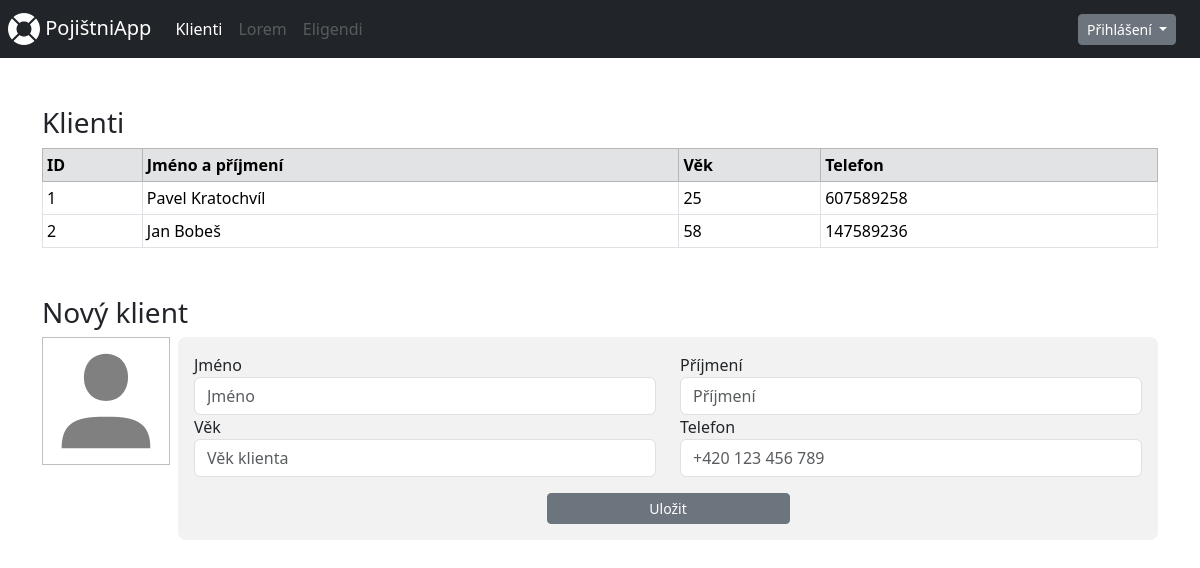
Before: / with the older database file.
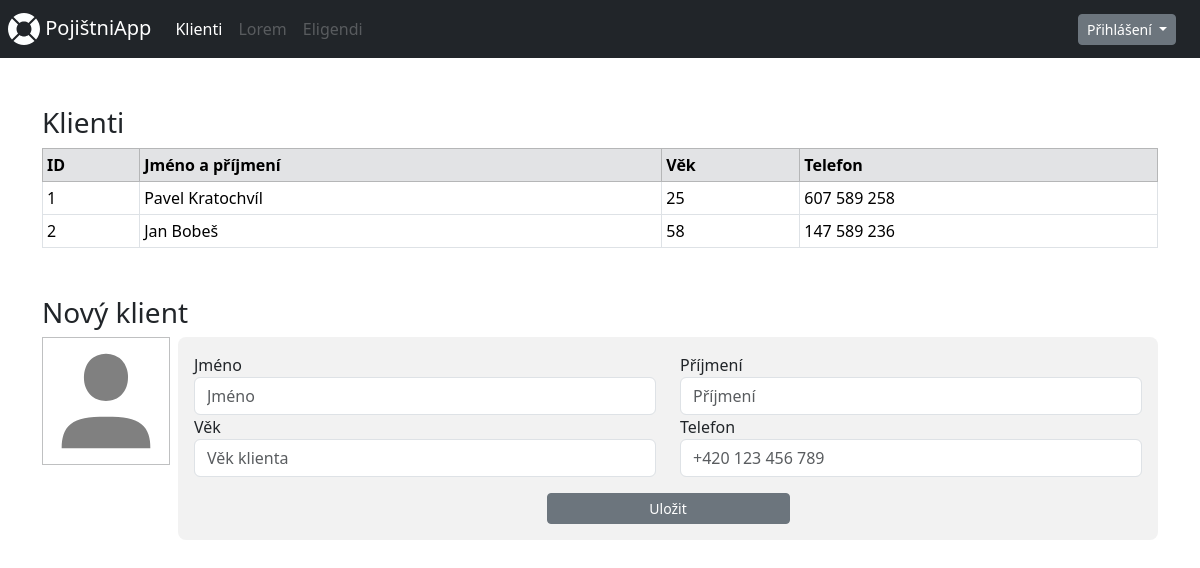
After: the same page with the newer database file.
### tables this page shows
CREATE TABLE `client` (
  `client_id` int(11) NOT NULL,
  `first_name` varchar(60) NOT NULL,
  `second_name` varchar(60) NOT NULL,
  `age` int(11) NOT NULL,
  `phone` varchar(60) NOT NULL
);

### tridy/Database.php (called while the page is built)
<?php
class Database
{
    private static PDO $connect;
    private static array $settings = array(
        PDO::ATTR_ERRMODE => PDO::ERRMODE_EXCEPTION,
        PDO::MYSQL_ATTR_INIT_COMMAND => "SET NAMES utf8"
    );
    public static function connectTo(string $host, string $user, string $password, string $database): PDO
    {
        if (!isset(self::$connect)) {
            self::$connect = @new PDO(
                "mysql:host=$host;dbname=$database",
                $user,
                $password,
                self::$settings
            );
        }
        return self::$connect;
    }
    public static function query(string $sql, array $parameters = array()): PDOStatement
    {
        $query = self::$connect->prepare($sql);
        $query->execute($parameters);
        return $query;
    }
}

### tridy/ClientManager.php (called while the page is built, shortened)
<?php
class ClientManager
{
    private function selectAll()
    {
        $result = Database::query('
        SELECT *
        FROM `client`
        ');
        $data = $result->fetchAll();
        return $data;
    }
    public function getAllClients(): array
    {
        return $this->selectAll();
    }
}
?>

### index.php (the view, shortened to what this page needs)
<?php
require('tridy/Database.php');
require('tridy/ClientManager.php');
$clientManager = new ClientManager();
$clientManager->insertClient();
?>
<!DOCTYPE html>
<html lang="cs">
<head>
	<link rel="stylesheet" href="assets/css/bootstrap.css">
	<link rel="stylesheet" href="assets/css/style.css">
</head>
<body>
	<header>
		<?php
		include('assets/navigace.php');
		?>
	</header>
	<main class="container">
		<section class="my-5">
			<h3>Klienti</h3>
			<table class="table table-responsive  table-bordered table-hover table-sm ">
				<thead class="table-secondary ">
					<tr>
						<th>ID</th>
						<th>Jméno a příjmení</th>
						<th>Věk</th>
						<th>Telefon</th>
					</tr>
				</thead>
				<tbody>
					<?php
					$allClients = $clientManager->getAllClients();
					foreach ($allClients as $client) {
						echo '<tr>';
						echo '<td>' . htmlspecialchars($client['client_id']) . '</td><td>' . htmlspecialchars($client['first_name']) . ' ' . htmlspecialchars($client['second_name']) . '</td> <td>' . htmlspecialchars($client['age']) . '</td><td>' . htmlspecialchars($client['phone']) . '</td>';
						echo '</tr>';
					}
					?>
				</tbody>
			</table>
		</section>
		<section class="my-5">
			<h3>Nový klient</h3>
			<div class="d-flex gap-2 flex-wrap">
				<div class="avatar"><img src="assets/img/avatar.svg" alt=""></div>
				<?php
				include('./assets/form.php');
				?>
			</div>
		</section>
	</main>
</body>
</html>

### assets/navigace.php (shortened to what this page needs)
<nav class="navbar navbar-expand-lg navbar-dark bg-dark p-2">
	<a class="navbar-brand" href="#">
		<img src="assets/img/logo_lifebuoy.svg" class="d-inline-block align-top" height="32" widtht="32" alt="logo Lifebuoy">
		PojištniApp <span class="visually-hidden"></span>
	</a>
	<div class="collapse navbar-collapse" id="obsah-navigacni-listy">
		<ul class="navbar-nav me-auto">
			<li class="nav-item ">
				<a class="nav-link active" aria-current="page" href="index.php">Klienti <span class="visually-hidden">(aktuální)</span></a>
			</li>
			<li class="nav-item d-flex align-items-center text-nowrap">
				<a class="nav-link disabled" href="#">Lorem</a>
			</li>
			<li class="nav-item">
				<a class="nav-link disabled" href="#" aria-disabled="true" tabindex="-1">Eligendi</a>
			</li>
		</ul>
		<button class="btn btn-sm btn-secondary dropdown-toggle me-3" type="button" id="dropdown-prihlaseni" data-bs-toggle="dropdown" aria-haspopup="true" aria-expanded="false">
			Přihlášení
		</button>
	</div>
</nav>

### assets/form.php
<?php
$first_name = (isset($_POST['first_name']) ? $_POST['first_name'] : null);
$second_name = (isset($_POST['second_name']) ? $_POST['second_name'] : null);
$age = (isset($_POST['age']) ? $_POST['age'] : null);
$phone = (isset($_POST['phone']) ? $_POST['phone'] : null);
echo ('<form method="POST" id="insertClient" class="flex-grow-1 p-3">
<div class="row  d-flex justify-content-center ">
	<div class="col-sm-auto flex-grow-1">
		<label for="first_name">Jméno</label>
		<input type="text" required maxlength="60" class="form-control" placeholder="Jméno" id="first_name" name="first_name" value="' . $first_name . '">
	</div>
	<div class="col-sm-auto flex-grow-1">
		<label for="second_name">Příjmení</label>
		<input type="text" required maxlength="60" class="form-control" placeholder="Příjmení" id="second_name" name="second_name" value="' . $second_name . '">
	</div>
</div>
<div class="row d-flex">
	<div class="col-sm-auto flex-grow-1">
		<label for="age">Věk</label>
		<input type="number" required min="1" class="form-control" placeholder="Věk klienta" id="age" name="age" value="' . $age . '">
	</div>
	<div class="col-sm-auto flex-grow-1">
		<label for="phone">Telefon</label>
		<input type="tel" required pattern="^(?:\+420)? ?[0-9]{3} ?[0-9]{3} ?[0-9]{3}$" class="form-control" id="phone" name="phone"  placeholder="+420 123 456 789" title="Zadejte platné telefonníní číslo" value="' . $phone . '">
	</div>
</div>
<div class="row d-flex justify-content-center  mt-3"><button class="btn btn-secondary btn-sm w-25" type="submit">Uložit</button></div>
<span id="errorEmpty" style="color: red; display: none;">Vyplňte, prosím,  všechna pole!</span>
<span id="errorFormat" style="color: red; display: none;">Zadejte, prosím, telefon ve správném formátu!</span>
</form>');
?>

### assets/css/style.css (style rules this page uses)
#insertClient { background-color: #f2f2f2; border-radius: 0.5rem; }
.avatar img { max-height: 8rem; border: 1px solid #bfc0c1; }

Changed rows visible on the page:
changed client "Pavel": phone "607589258" → "607 589 258"
changed client "Jan": phone "147589236" → "147 589 236"
